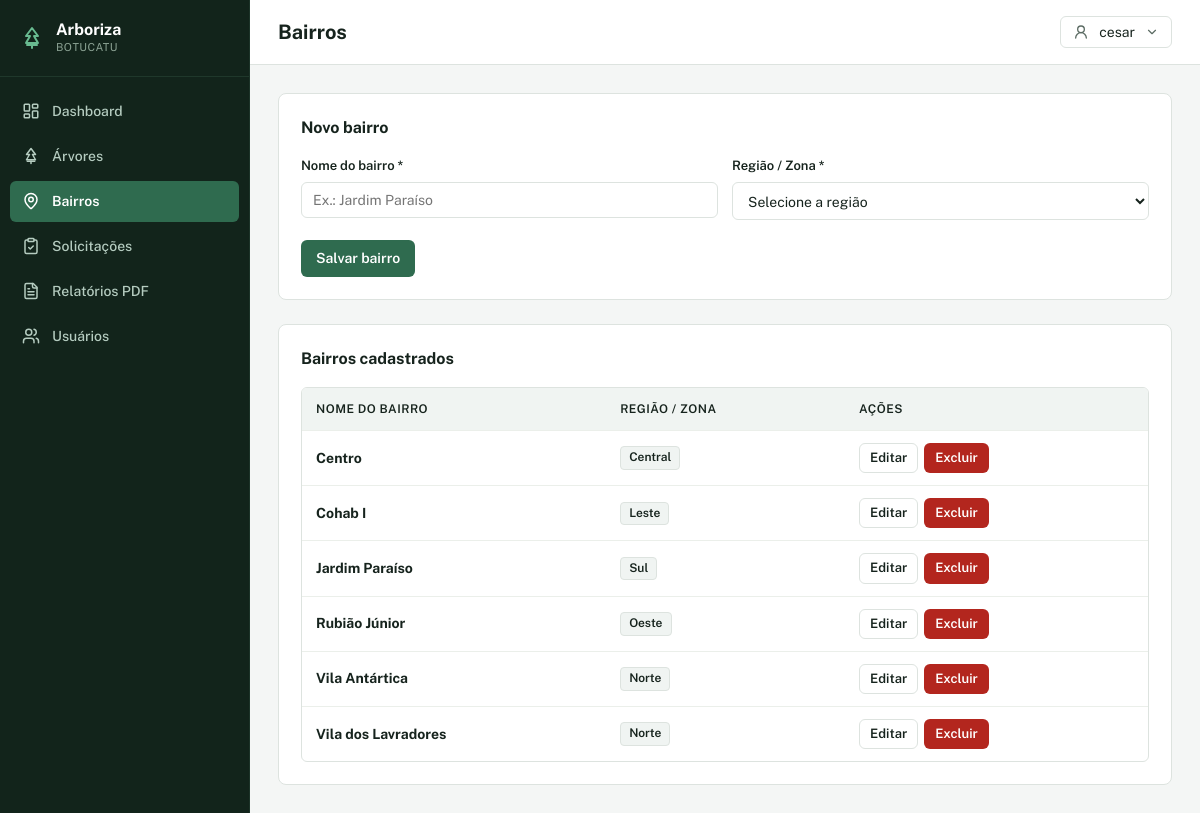
Page /bairros.php (signed in) on the committed database.
### tables this page shows
CREATE TABLE bairros (
    id INT AUTO_INCREMENT PRIMARY KEY,
    nome VARCHAR(120) NOT NULL UNIQUE,
    zona VARCHAR(60) NOT NULL,
    criado_em TIMESTAMP DEFAULT CURRENT_TIMESTAMP
);

### core/helpers.php (called while the page is built, shortened)
<?php
function e($value): string
{
    return htmlspecialchars((string)$value, ENT_QUOTES, 'UTF-8');
}
function currentUserProfile(): string
{
    return isset($_SESSION['usuario']['perfil']) ? (string)$_SESSION['usuario']['perfil'] : '';
}
function normalizedProfile(): string
{
    return function_exists('mb_strtolower')
        ? mb_strtolower(trim(currentUserProfile()), 'UTF-8')
        : strtolower(trim(currentUserProfile()));
}
function isAdmin(): bool
{
    return normalizedProfile() === 'administrador';
}

### config/database.php (called while the page is built, shortened)
<?php
class Database
{
    private static $connection = null;
    public static function getConnection() {
        if (self::$connection === null) {
            $dsn = 'mysql:host=' . DB_HOST . ';dbname=' . DB_NAME . ';charset=utf8mb4';
            $tentativas = array_unique([DB_PASS, '', 'root']);
            $ultimoErro = null;
            foreach ($tentativas as $senha) {
                try {
                    self::$connection = new PDO($dsn, DB_USER, $senha, [
                        PDO::ATTR_ERRMODE => PDO::ERRMODE_EXCEPTION,
                        PDO::ATTR_DEFAULT_FETCH_MODE => PDO::FETCH_ASSOC,
                        PDO::ATTR_EMULATE_PREPARES => false,
                    ]);
                    return self::$connection;
                } catch (PDOException $e) {
                    $ultimoErro = $e;
                }
            }
            die('Erro ao conectar no banco de dados. Confira se o MySQL está ligado no XAMPP, se o banco arboriza_botucatu foi importado e se o arquivo config/config.php está correto.<br><b>Detalhe:</b> ' . htmlspecialchars($ultimoErro->getMessage()));
        }
        return self::$connection;
    }
}

### models/Bairro.php (called while the page is built, shortened)
<?php
require_once __DIR__ . '/../config/database.php';
class Bairro
{
    public static function all() {
        return Database::getConnection()->query('SELECT * FROM bairros ORDER BY nome')->fetchAll();
    }
}

### bairros.php (the view, shortened to what this page needs)
<?php
require_once __DIR__ . '/core/helpers.php';
require_once __DIR__ . '/models/Bairro.php';
$edit = isset($_GET['edit']) ? Bairro::find((int)$_GET['edit']) : null;
$bairros = Bairro::all();
?>
<?php include __DIR__ . '/partials/head.php'; ?>
<div class="app-shell">
    <?php include __DIR__ . '/partials/sidebar.php'; ?>
    <div class="main-wrapper">
        <?php include __DIR__ . '/partials/topbar.php'; ?>
        <?php if (isAdmin()): ?>
            <div class="card" style="margin-bottom: 24px;">
                <h2><?= $edit ? 'Editar bairro' : 'Novo bairro' ?></h2>
                <form method="post">
                    <div class="form-grid">
                        <label>Nome do bairro *
                            <input name="nome" required placeholder="Ex.: Jardim Paraíso" value="<?= e(isset($edit['nome']) ? $edit['nome'] : '') ?>">
                        </label>
                        <label>Região / Zona *
                            <select name="zona" required>
                                <option value="">Selecione a região</option>
                            </select>
                        </label>
                    </div>
                    <div style="display: flex; gap: 10px; margin-top: 6px;">
                        <button class="btn" type="submit"><?= $edit ? 'Atualizar bairro' : 'Salvar bairro' ?></button>
                    </div>
                </form>
            </div>
        <?php endif; ?>
        <div class="card">
            <h2>Bairros cadastrados</h2>
            <?php if (empty($bairros)): ?>
                <div class="empty-state">
                    <p>Nenhum bairro cadastrado.</p>
                </div>
            <?php else: ?>
                <div class="table-wrap">
                    <table>
                        <thead>
                            <tr>
                                <th>Nome do bairro</th>
                                <th>Região / Zona</th>
                                <?php if (isAdmin()): ?>
                                    <th>Ações</th>
                                <?php endif; ?>
                            </tr>
                        </thead>
                        <tbody>
                            <?php foreach ($bairros as $b): ?>
                                <tr>
                                    <td><strong><?= e($b['nome']) ?></strong></td>
                                    <td><span class="badge badge-neutral"><?= e($b['zona']) ?></span></td>
                                    <?php if (isAdmin()): ?>
                                        <td>
                                            <div style="display: flex; gap: 6px;">
                                                <a class="btn btn-secondary btn-sm" href="?edit=<?= (int)$b['id'] ?>">Editar</a>
                                                <a class="btn btn-danger btn-sm" data-confirm="Deseja remover este bairro?" href="?delete=<?= (int)$b['id'] ?>">Excluir</a>
                                            </div>
                                        </td>
                                    <?php endif; ?>
                                </tr>
                            <?php endforeach; ?>
                        </tbody>
                    </table>
                </div>
            <?php endif; ?>
        </div>
<?php include __DIR__ . '/partials/footer.php'; ?>

### assets/css/app.css (style rules this page uses)
:root { --color-bg: #F4F6F5; --color-surface: #FFFFFF; --color-surface-subtle: #F0F4F2; --color-border: #DDE3DF; --color-border-subtle: #EBEFEA; --font-family: 'Public Sans', system-ui, -apple-system, BlinkMacSystemFont, 'Segoe UI', Roboto, sans-serif; --color-text: #16231D; --color-text-secondary: #5B6B63; --color-text-inverse: #FFFFFF; --color-action: #2F6B4F; --color-action-hover: #265740; --color-action-active: #1D4331; --color-action-subtle: #E8F1EC; --color-danger: #B3261E; --color-danger-hover: #961F18; --color-danger-subtle: #FDEEEE; --color-estado-excelente: #2E7D32; --color-estado-bom: #557E1E; --color-estado-regular: #C58A12; --color-estado-critico: #B3261E; --color-prioridade-baixa: #5B6B63; --color-prioridade-media: #385E72; --color-prioridade-alta: #C58A12; --color-prioridade-urgente: #B3261E; --radius-sm: 4px; --radius-md: 6px; --radius-lg: 8px; --sidebar-width: 250px; }
*, *::before, *::after { box-sizing: border-box; margin: 0; padding: 0; }
body { font-family: var(--font-family); font-size: 15px; line-height: 1.5; color: var(--color-text); background-color: var(--color-bg); -webkit-font-smoothing: antialiased; }
a { color: var(--color-action); text-decoration: none; }
.app-shell { display: flex; min-height: 100vh; }
.main-wrapper { flex: 1; margin-left: var(--sidebar-width); display: flex; flex-direction: column; min-height: 100vh; }
.card { background-color: var(--color-surface); border: 1px solid var(--color-border); border-radius: var(--radius-lg); padding: 22px; margin-bottom: 20px; }
.card h2 { font-size: 16px; font-weight: 700; color: var(--color-text); margin-bottom: 16px; }
.table-wrap { overflow-x: auto; border: 1px solid var(--color-border); border-radius: var(--radius-md); background-color: var(--color-surface); }
table { width: 100%; border-collapse: collapse; font-size: 14px; text-align: left; }
th, td { padding: 12px 14px; border-bottom: 1px solid var(--color-border-subtle); vertical-align: middle; }
th { background-color: var(--color-surface-subtle); color: var(--color-text); font-weight: 600; font-size: 12px; text-transform: uppercase; letter-spacing: 0.04em; }
tr:last-child td { border-bottom: none; }
.badge { display: inline-flex; align-items: center; gap: 6px; padding: 3px 8px; border-radius: var(--radius-sm); font-size: 12px; font-weight: 600; line-height: 1.3; }
.badge-neutral { background-color: var(--color-surface-subtle); color: var(--color-text); border: 1px solid var(--color-border); }
.btn { display: inline-flex; align-items: center; justify-content: center; gap: 8px; padding: 8px 14px; border-radius: var(--radius-md); font-family: inherit; font-size: 14px; font-weight: 600; cursor: pointer; border: 1px solid transparent; background-color: var(--color-action); color: var(--color-text-inverse); text-decoration: none; line-height: 1.4; }
.btn.btn-secondary { background-color: var(--color-surface); color: var(--color-text); border-color: var(--color-border); }
.btn.btn-danger { background-color: var(--color-danger); color: var(--color-text-inverse); }
.btn.btn-sm { padding: 5px 10px; font-size: 13px; }
form { display: grid; gap: 14px; }
.form-grid { display: grid; grid-template-columns: repeat(2, minmax(0, 1fr)); gap: 14px; }
label { display: flex; flex-direction: column; gap: 6px; font-size: 13px; font-weight: 600; color: var(--color-text); }
input, select, textarea { width: 100%; padding: 9px 11px; border: 1px solid var(--color-border); border-radius: var(--radius-md); font-family: inherit; font-size: 14px; color: var(--color-text); background-color: var(--color-surface); }

### rows in the picture
bairros: nome "Centro", zona "Central"
bairros: nome "Cohab I", zona "Leste"
bairros: nome "Jardim Paraíso", zona "Sul"
bairros: nome "Rubião Júnior", zona "Oeste"
bairros: nome "Vila Antártica", zona "Norte"
bairros: nome "Vila dos Lavradores", zona "Norte"

### other values in the picture
$item['label'] "Dashboard"
$item['label'] "Árvores"
$item['label'] "Bairros"
$item['label'] "Solicitações"
$item['label'] "Relatórios PDF"
$item['label'] "Usuários"
$pageTitle "Bairros"
currentUserName() "cesar"
